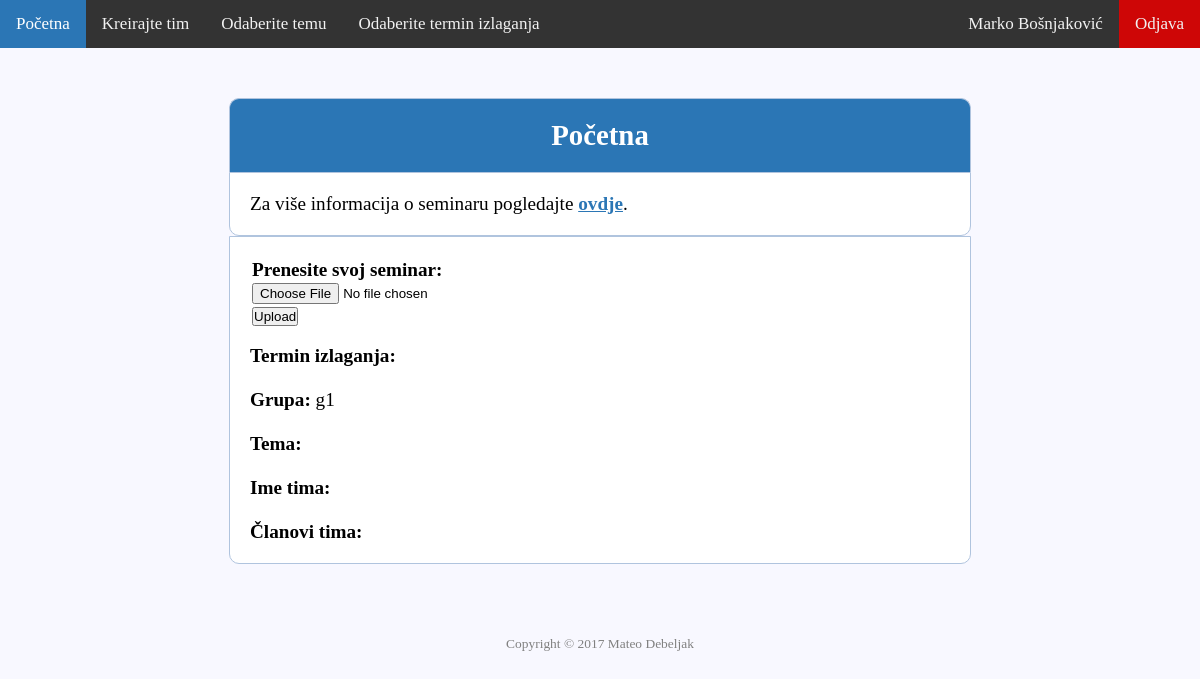
Page /registration/home.php (signed in) on the committed database.
### tables this page shows
CREATE TABLE `users` (
  `id` int(11) NOT NULL,
  `status` varchar(255) NOT NULL,
  `lname` varchar(255) NOT NULL,
  `fname` varchar(255) NOT NULL,
  `email` varchar(255) NOT NULL,
  `groups` varchar(255) NOT NULL,
  `password` varchar(255) NOT NULL
);

### registration/home.php (the view, shortened to what this page needs)
<?php
	include_once 'configuration.php';
	$query = $con->prepare("SELECT fname, lname
							FROM users
							WHERE id = :currentUserId");
	$query->bindParam(":currentUserId", $_SESSION["id"]);
	$query->execute();
	$name = $query->fetch(PDO::FETCH_OBJ);
	$query = $con->prepare("SELECT b.name, d.dates
							FROM teamdates a
							INNER JOIN teams b ON a.teamid = b.id
							INNER JOIN dates d ON a.dateid = d.id
							WHERE a.teamid = :currentTeamId");
	$query->bindParam(":currentTeamId", $_SESSION["teamid"]);
	$query->execute();
	$date = $query->fetch(PDO::FETCH_OBJ);
	$query = $con->prepare("SELECT groups
							FROM users
							WHERE id = :currentUserId");
	$query->bindParam(":currentUserId", $_SESSION["id"]);
	$query->execute();
	$groups = $query->fetch(PDO::FETCH_OBJ);
	$query = $con->prepare("SELECT c.title, b.name
							FROM teamtopics a
							INNER JOIN teams b ON a.teamid = b.id
							INNER JOIN topics c ON a.topicid = c.id
							WHERE a.teamid = :currentTeamId");
	$query->bindParam(":currentTeamId", $_SESSION["teamid"]);
	$query->execute();
	$teamAndTopicInfo = $query->fetch(PDO::FETCH_OBJ);
?>
<!DOCTYPE html>
<html>
<head>
	<link rel="stylesheet" type="text/css" href="style.css">
</head>
<body>
	<div class="topnav" id="myTopnav">
	  <a class="active" href="home.php">Početna</a>
	  <a href="teams.php">Kreirajte tim</a>
	  <a href="topics.php">Odaberite temu</a>
	  <a href="dates.php">Odaberite termin izlaganja</a>
	  <?php  if (isset($_SESSION['email'])) : ?>
	  	<a style="float: right; background-color: #ce0606;" href="home.php?logout='1'">Odjava</a>
	  	<p style="float: right; color: #f2f2f2; text-align: center; padding: 14px 16px; font-size: 17px;"><?php echo $name->fname; echo " "; echo $name->lname;  ?></p>
	  <?php endif ?>
	</div>
	<div class="header" style="width: 700px;">
		<h2>Početna</h2>
	</div>
	<div class="content" style="width: 700px;">
		<p>Za više informacija o seminaru pogledajte <a target="_blank" href="http://www.efos.unios.hr/informatika/seminari/"><b>ovdje</b></a>.</p>
	</div>
<div class="content" style="width: 700px;">
	<form enctype="multipart/form-data" action="home.php" method="POST" style="display: table; background: transparent; border-color: transparent; width: 50%; margin: auto; float: left; padding: 1px;">
    <p><b>Prenesite svoj seminar:</b></p>
    <input type="file" name="uploaded_file"></input><br />
    <input type="submit" value="Upload"></input>
	</form>
	<br><br><br><br>
	<p><b>Termin izlaganja:</b> <?php echo $date->dates ?> </p>
	<br>
	<p><b>Grupa:</b> <?php echo $groups->groups ?></p>
	<br>
	<p><b>Tema:</b> <?php echo $teamAndTopicInfo->title; ?></p>
	<br>
	<p><b>Ime tima:</b> <?php echo $teamAndTopicInfo->name; ?></p>
	<br>
	<p><b>Članovi tima:</b></p>
</div>
</body>
<footer>
    <p class="copyright">Copyright &copy; <?php echo date("Y"); ?> Mateo Debeljak</p>
</footer>
</html>

### registration/style.css (style rules this page uses)
* { margin: 0px; padding: 0px; }
body { font-size: 120%; background: #F8F8FF; }
.header { width: 30%; margin: 50px auto 0px; color: white; background: #2B76B5; text-align: center; border: 1px solid #B0C4DE; border-bottom: none; border-radius: 10px 10px 0px 0px; padding: 20px; }
footer { position: relative; height: 100px; width: 100%; }
p.copyright { position: absolute; width: 100%; color: gray; line-height: 40px; font-size: 0.7em; text-align: center; bottom:0; }
form, .content { width: 30%; margin: 0px auto; padding: 20px; border: 1px solid #B0C4DE; background: white; border-radius: 0px 0px 10px 10px; }
a:link { color: #2B76B5; }
.topnav { background-color: #333; overflow: hidden; }
.topnav a { float: left; display: block; color: #f2f2f2; text-align: center; padding: 14px 16px; text-decoration: none; font-size: 17px; }
.topnav a.active { background-color: #2B76B5; color: white; }

### rows in the picture
users: fname "Marko", lname "Bošnjaković", groups "g1"
